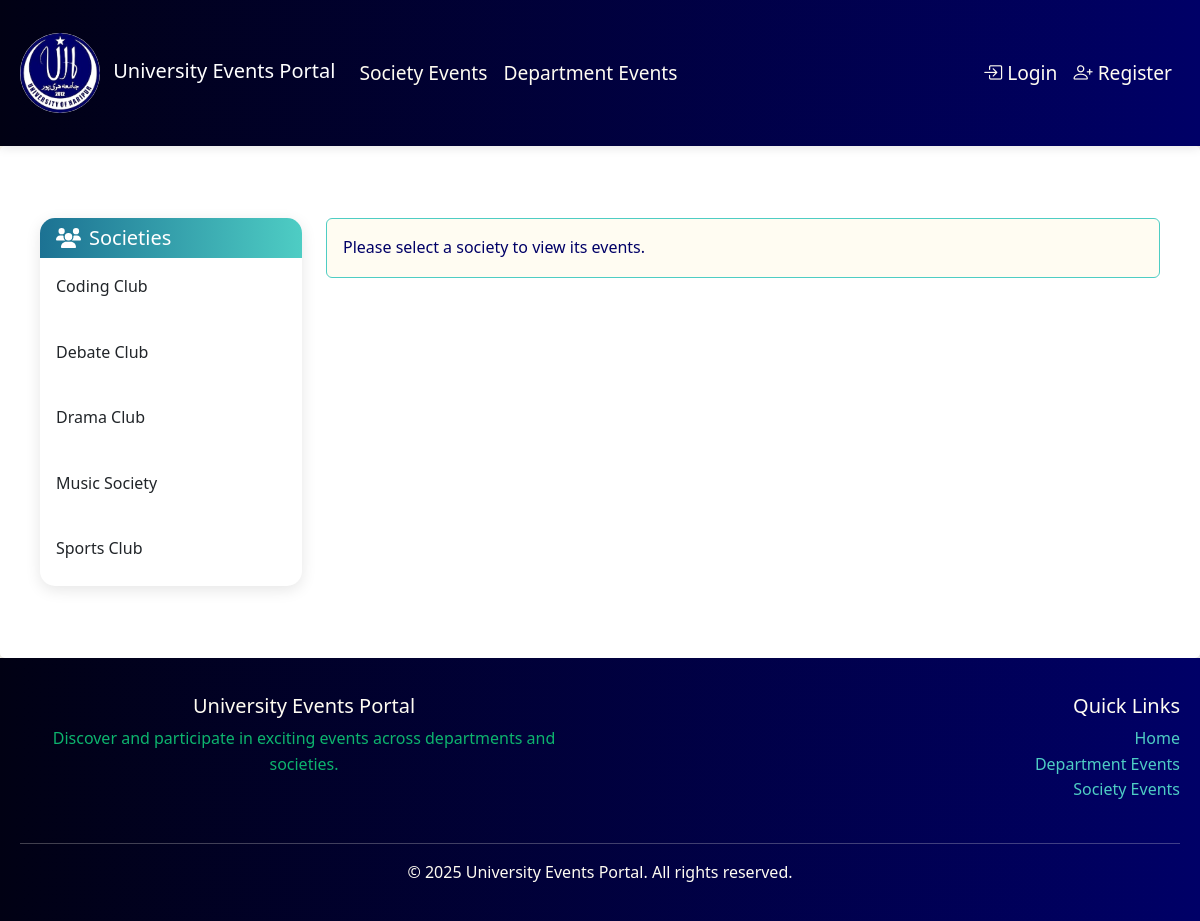
Page /pages/events/society-events.php on the committed database.
### tables this page shows
CREATE TABLE IF NOT EXISTS societies (
    id INT PRIMARY KEY AUTO_INCREMENT,
    name VARCHAR(100) UNIQUE NOT NULL,
    description TEXT,
    created_at TIMESTAMP DEFAULT CURRENT_TIMESTAMP
);

### pages/events/society-events.php (the view, shortened to what this page needs)
<?php
require_once '../../config/database.php';
$societies = [];
$sql = "SELECT * FROM societies ORDER BY name ASC";
$result = mysqli_query($conn, $sql);
if ($result) {
    while ($row = mysqli_fetch_assoc($result)) {
        $societies[] = $row;
    }
}
$selected_society = isset($_GET['society']) ? $_GET['society'] : null;
$events = [];
require_once '../../components/header.php';
?>
<div class="container py-5">
    <div class="row">
        <div class="col-md-3">
            <div class="card">
                <div class="card-header text-white">
                    <h5 class="mb-0"><i class="fas fa-users me-2"></i>Societies</h5>
                </div>
                <div class="list-group list-group-flush">
                    <?php foreach ($societies as $soc): ?>
                        <a href="?society=<?php echo urlencode($soc['name']); ?>"
                           class="list-group-item list-group-item-action <?php echo ($selected_society === $soc['name']) ? 'active' : ''; ?>">
                            <?php echo htmlspecialchars($soc['name']); ?>
                        </a>
                    <?php endforeach; ?>
                </div>
            </div>
        </div>
        <div class="col-md-9">
            <?php if ($selected_society): ?>
                <h2 class="mb-4" style="color: var(--navy-blue);">
                    <i class="fas fa-calendar-alt me-2"></i>
                    <?php echo htmlspecialchars($selected_society); ?> Events
                </h2>
                <?php if (!empty($events)): ?>
                    <div class="row">
                        <?php foreach ($events as $event): ?>
                            <div class="col-md-6 mb-4">
                                <div class="card event-card">
                                    <?php if ($event['image_url']): ?>
                                        <img src="/Project/<?php echo htmlspecialchars($event['image_url']); ?>"
                                             class="card-img-top event-image"
                                             alt="<?php echo htmlspecialchars($event['title']); ?>">
                                    <?php else: ?>
                                        <div class="card-img-top event-image bg-secondary d-flex align-items-center justify-content-center">
                                            <i class="fas fa-calendar-alt fa-3x text-white"></i>
                                        </div>
                                    <?php endif; ?>
                                    <div class="card-body">
                                        <span class="badge bg-primary category-badge">
                                            <?php echo htmlspecialchars($event['category']); ?>
                                        </span>
                                        <h5 class="card-title"><?php echo htmlspecialchars($event['title']); ?></h5>
                                        <p class="card-text">
                                            <?php echo htmlspecialchars(substr($event['description'], 0, 100)) . '...'; ?>
                                        </p>
                                        <div class="d-flex justify-content-between align-items-center">
                                            <small class="text-muted">
                                                <i class="fas fa-calendar"></i>
                                                <?php echo date('M d, Y', strtotime($event['event_date'])); ?>
                                            </small>
                                            <small class="text-muted">
                                                <i class="fas fa-users"></i>
                                                <?php echo $event['registration_count']; ?> registered
                                            </small>
                                        </div>
                                    </div>
                                    <div class="card-footer bg-white">
                                        <a href="event-details.php?id=<?php echo $event['id']; ?>"
                                           class="btn btn-outline-primary btn-sm">View Details</a>
                                    </div>
                                </div>
                            </div>
                        <?php endforeach; ?>
                    </div>
                <?php else: ?>
                    <div class="alert alert-info">
                        No events found for this society.
                    </div>
                <?php endif; ?>
            <?php else: ?>
                <div class="alert alert-info">
                    Please select a society to view its events.
                </div>
            <?php endif; ?>
        </div>
    </div>
</div>
<?php
require_once '../../components/footer.php';
?>

### assets/css/style.css (style rules this page uses)
:root { --rich-black: #010114; --navy-blue: #000067; --cerulean: #1c7293; --robin-egg: #4ecdc4; --floral-white: #fffcf2; }
* { margin: 0; padding: 0; box-sizing: border-box; }
body { background: linear-gradient(135deg, var(--floral-white) 0%, #f0f0f0 100%); min-height: 100vh; color: var(--rich-black); font-family: 'Segoe UI', Tahoma, Geneva, Verdana, sans-serif; line-height: 1.6; }
.container { max-width: 1200px; margin: 0 auto; padding: 20px; }
.card { border: none; box-shadow: 0 4px 15px rgba(0, 0, 0, 0.1); transition: all 0.3s ease; border-radius: 15px; overflow: hidden; }
.card-header { background: linear-gradient(to right, var(--cerulean), var(--robin-egg)) !important; border: none; }
.list-group-item { border: none; padding: 1rem; transition: all 0.3s ease; border-radius: 8px !important; margin-bottom: 0.5rem; }
.alert-info { background-color: var(--floral-white); border-color: var(--robin-egg); color: var(--navy-blue); }

### rows in the picture
societies: name "Coding Club"
societies: name "Debate Club"
societies: name "Drama Club"
societies: name "Music Society"
societies: name "Sports Club"
